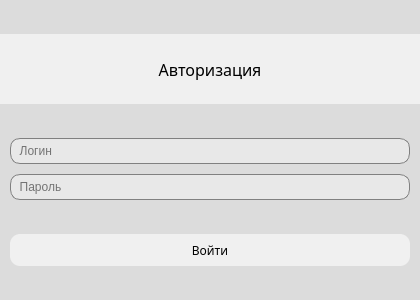
<?xml version="1.0" encoding="UTF-8"?>
<ui version="4.0">
 <class>VultusRegistrationDialog</class>
 <widget class="QDialog" name="VultusRegistrationDialog">
  <property name="geometry">
   <rect>
    <x>0</x>
    <y>0</y>
    <width>420</width>
    <height>300</height>
   </rect>
  </property>
  <property name="windowTitle">
   <string>Dialog</string>
  </property>
  <property name="styleSheet">
   <string notr="true">QDialog{
background-color: #DCDCDC;}
QPushButton{
background-color: rgba(245, 245, 245,80%); 
border-radius: 10px;}
QPushButton::hover{
background-color: grey; 
border-radius: 10px;}
QLineEdit{
background: rgba(245, 245, 245,50%); 
border: 1 solid grey;
border-radius: 10px;}
</string>
  </property>
  <layout class="QVBoxLayout" name="verticalLayout">
   <property name="spacing">
    <number>0</number>
   </property>
   <property name="sizeConstraint">
    <enum>QLayout::SetMinimumSize</enum>
   </property>
   <property name="leftMargin">
    <number>0</number>
   </property>
   <property name="topMargin">
    <number>0</number>
   </property>
   <property name="rightMargin">
    <number>0</number>
   </property>
   <property name="bottomMargin">
    <number>0</number>
   </property>
   <item>
    <widget class="QWidget" name="widget" native="true">
     <property name="maximumSize">
      <size>
       <width>16777215</width>
       <height>70</height>
      </size>
     </property>
     <property name="styleSheet">
      <string notr="true">background-color: rgba(245, 245, 245,80%);</string>
     </property>
     <layout class="QHBoxLayout" name="horizontalLayout">
      <property name="spacing">
       <number>0</number>
      </property>
      <property name="leftMargin">
       <number>0</number>
      </property>
      <property name="topMargin">
       <number>0</number>
      </property>
      <property name="rightMargin">
       <number>0</number>
      </property>
      <property name="bottomMargin">
       <number>0</number>
      </property>
      <item>
       <widget class="QLabel" name="authorization_label">
        <property name="sizePolicy">
         <sizepolicy hsizetype="Preferred" vsizetype="Preferred">
          <horstretch>0</horstretch>
          <verstretch>0</verstretch>
         </sizepolicy>
        </property>
        <property name="font">
         <font>
          <family>Bahnschrift SemiBold</family>
          <pointsize>12</pointsize>
         </font>
        </property>
        <property name="styleSheet">
         <string notr="true">background-color: rgba(255, 255, 255, 0%);</string>
        </property>
        <property name="text">
         <string>Авторизация</string>
        </property>
        <property name="alignment">
         <set>Qt::AlignCenter</set>
        </property>
       </widget>
      </item>
     </layout>
    </widget>
   </item>
   <item>
    <layout class="QVBoxLayout" name="verticalLayout_2">
     <property name="spacing">
      <number>0</number>
     </property>
     <property name="sizeConstraint">
      <enum>QLayout::SetFixedSize</enum>
     </property>
     <property name="leftMargin">
      <number>10</number>
     </property>
     <property name="rightMargin">
      <number>10</number>
     </property>
     <item>
      <widget class="QLineEdit" name="login_line_edit">
       <property name="sizePolicy">
        <sizepolicy hsizetype="Expanding" vsizetype="Preferred">
         <horstretch>0</horstretch>
         <verstretch>0</verstretch>
        </sizepolicy>
       </property>
       <property name="maximumSize">
        <size>
         <width>16777215</width>
         <height>26</height>
        </size>
       </property>
       <property name="placeholderText">
        <string>  Логин</string>
       </property>
      </widget>
     </item>
     <item>
      <spacer name="verticalSpacer">
       <property name="orientation">
        <enum>Qt::Vertical</enum>
       </property>
       <property name="sizeType">
        <enum>QSizePolicy::Maximum</enum>
       </property>
       <property name="sizeHint" stdset="0">
        <size>
         <width>20</width>
         <height>10</height>
        </size>
       </property>
      </spacer>
     </item>
     <item>
      <widget class="QLineEdit" name="password_line_edit">
       <property name="sizePolicy">
        <sizepolicy hsizetype="Expanding" vsizetype="Preferred">
         <horstretch>0</horstretch>
         <verstretch>0</verstretch>
        </sizepolicy>
       </property>
       <property name="maximumSize">
        <size>
         <width>16777215</width>
         <height>26</height>
        </size>
       </property>
       <property name="echoMode">
        <enum>QLineEdit::Password</enum>
       </property>
       <property name="placeholderText">
        <string>  Пароль</string>
       </property>
      </widget>
     </item>
    </layout>
   </item>
   <item>
    <layout class="QHBoxLayout" name="horizontalLayout_4">
     <property name="spacing">
      <number>0</number>
     </property>
     <property name="sizeConstraint">
      <enum>QLayout::SetFixedSize</enum>
     </property>
     <property name="leftMargin">
      <number>10</number>
     </property>
     <property name="rightMargin">
      <number>10</number>
     </property>
     <item>
      <widget class="QPushButton" name="authorization_button">
       <property name="sizePolicy">
        <sizepolicy hsizetype="Preferred" vsizetype="Preferred">
         <horstretch>0</horstretch>
         <verstretch>0</verstretch>
        </sizepolicy>
       </property>
       <property name="maximumSize">
        <size>
         <width>16777215</width>
         <height>32</height>
        </size>
       </property>
       <property name="font">
        <font>
         <family>Bahnschrift SemiBold</family>
        </font>
       </property>
       <property name="styleSheet">
        <string notr="true"/>
       </property>
       <property name="text">
        <string>Войти</string>
       </property>
      </widget>
     </item>
    </layout>
   </item>
  </layout>
 </widget>
 <resources/>
 <connections/>
</ui>
